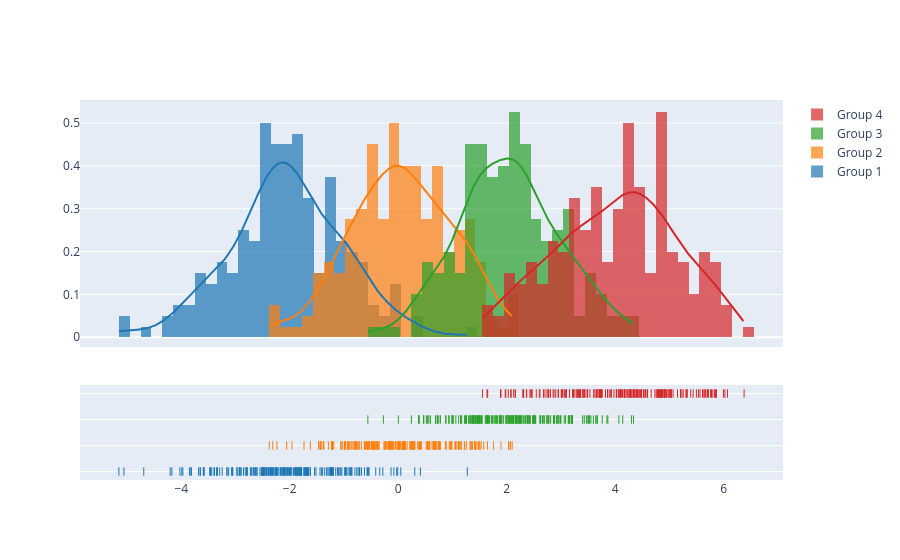

The notebook cell this image was saved under:
### Code cell
import plotly.figure_factory as ff

# Add histogram data
x1 = np.random.randn(200) - 2
x2 = np.random.randn(200)
x3 = np.random.randn(200) + 2
x4 = np.random.randn(200) + 4

# Group data together
hist_data = [x1, x2, x3, x4]

group_labels = ['Group 1', 'Group 2', 'Group 3', 'Group 4']

# Create distplot with custom bin_size
fig = ff.create_distplot(hist_data, group_labels, bin_size=.2)
fig.show()

### Figure 1 — Plotly figure (JSON) as saved in the notebook; plotly's stock layout.template omitted (floating-point values rounded to 4 significant figures; data arrays with more than 128 entries replaced by an {"elided": "..."} marker saying what was removed)
{"data": [{"autobinx": false, "histnorm": "probability density", "legendgroup": "Group 1", "marker": {"color": "rgb(31, 119, 180)"}, "name": "Group 1", "opacity": 0.7, "type": "histogram", "x": {"elided": "200 float values"}, "xaxis": "x", "xbins": {"end": 1.274, "size": 0.2, "start": -5.15}, "yaxis": "y"}, {"autobinx": false, "histnorm": "probability density", "legendgroup": "Group 2", "marker": {"color": "rgb(255, 127, 14)"}, "name": "Group 2", "opacity": 0.7, "type": "histogram", "x": {"elided": "200 float values"}, "xaxis": "x", "xbins": {"end": 2.102, "size": 0.2, "start": -2.377}, "yaxis": "y"}, {"autobinx": false, "histnorm": "probability density", "legendgroup": "Group 3", "marker": {"color": "rgb(44, 160, 44)"}, "name": "Group 3", "opacity": 0.7, "type": "histogram", "x": {"elided": "200 float values"}, "xaxis": "x", "xbins": {"end": 4.338, "size": 0.2, "start": -0.5591}, "yaxis": "y"}, {"autobinx": false, "histnorm": "probability density", "legendgroup": "Group 4", "marker": {"color": "rgb(214, 39, 40)"}, "name": "Group 4", "opacity": 0.7, "type": "histogram", "x": {"elided": "200 float values"}, "xaxis": "x", "xbins": {"end": 6.378, "size": 0.2, "start": 1.554}, "yaxis": "y"}, {"legendgroup": "Group 1", "marker": {"color": "rgb(31, 119, 180)"}, "mode": "lines", "name": "Group 1", "showlegend": false, "type": "scatter", "x": {"elided": "500 float values"}, "xaxis": "x", "y": {"elided": "500 float values"}, "yaxis": "y"}, {"legendgroup": "Group 2", "marker": {"color": "rgb(255, 127, 14)"}, "mode": "lines", "name": "Group 2", "showlegend": false, "type": "scatter", "x": {"elided": "500 float values"}, "xaxis": "x", "y": {"elided": "500 float values"}, "yaxis": "y"}, {"legendgroup": "Group 3", "marker": {"color": "rgb(44, 160, 44)"}, "mode": "lines", "name": "Group 3", "showlegend": false, "type": "scatter", "x": {"elided": "500 float values"}, "xaxis": "x", "y": {"elided": "500 float values"}, "yaxis": "y"}, {"legendgroup": "Group 4", "marker": {"color": "rgb(214, 39, 40)"}, "mode": "lines", "name": "Group 4", "showlegend": false, "type": "scatter", "x": {"elided": "500 float values"}, "xaxis": "x", "y": {"elided": "500 float values"}, "yaxis": "y"}, {"legendgroup": "Group 1", "marker": {"color": "rgb(31, 119, 180)", "symbol": "line-ns-open"}, "mode": "markers", "name": "Group 1", "showlegend": false, "type": "scatter", "x": {"elided": "200 float values"}, "xaxis": "x", "y": {"elided": "200 str values"}, "yaxis": "y2"}, {"legendgroup": "Group 2", "marker": {"color": "rgb(255, 127, 14)", "symbol": "line-ns-open"}, "mode": "markers", "name": "Group 2", "showlegend": false, "type": "scatter", "x": {"elided": "200 float values"}, "xaxis": "x", "y": {"elided": "200 str values"}, "yaxis": "y2"}, {"legendgroup": "Group 3", "marker": {"color": "rgb(44, 160, 44)", "symbol": "line-ns-open"}, "mode": "markers", "name": "Group 3", "showlegend": false, "type": "scatter", "x": {"elided": "200 float values"}, "xaxis": "x", "y": {"elided": "200 str values"}, "yaxis": "y2"}, {"legendgroup": "Group 4", "marker": {"color": "rgb(214, 39, 40)", "symbol": "line-ns-open"}, "mode": "markers", "name": "Group 4", "showlegend": false, "type": "scatter", "x": {"elided": "200 float values"}, "xaxis": "x", "y": {"elided": "200 str values"}, "yaxis": "y2"}], "layout": {"barmode": "overlay", "hovermode": "closest", "legend": {"traceorder": "reversed"}, "xaxis": {"anchor": "y2", "domain": [0.0, 1.0], "zeroline": false}, "yaxis": {"anchor": "free", "domain": [0.35, 1], "position": 0.0}, "yaxis2": {"anchor": "x", "domain": [0, 0.25], "dtick": 1, "showticklabels": false}}}
